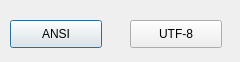
<?xml version="1.0" encoding="UTF-8"?>
<ui version="4.0">
 <class>Dialog</class>
 <widget class="QDialog" name="Dialog">
  <property name="geometry">
   <rect>
    <x>0</x>
    <y>0</y>
    <width>240</width>
    <height>62</height>
   </rect>
  </property>
  <property name="windowTitle">
   <string>Dialog</string>
  </property>
  <widget class="QPushButton" name="ansiButton">
   <property name="geometry">
    <rect>
     <x>10</x>
     <y>20</y>
     <width>92</width>
     <height>28</height>
    </rect>
   </property>
   <property name="text">
    <string>ANSI</string>
   </property>
  </widget>
  <widget class="QPushButton" name="utf8Button">
   <property name="geometry">
    <rect>
     <x>130</x>
     <y>20</y>
     <width>92</width>
     <height>28</height>
    </rect>
   </property>
   <property name="text">
    <string>UTF-8</string>
   </property>
  </widget>
 </widget>
 <resources/>
 <connections>
  <connection>
   <sender>ansiButton</sender>
   <signal>clicked()</signal>
   <receiver>Dialog</receiver>
   <slot>slotANSI()</slot>
   <hints>
    <hint type="sourcelabel">
     <x>55</x>
     <y>33</y>
    </hint>
    <hint type="destinationlabel">
     <x>119</x>
     <y>30</y>
    </hint>
   </hints>
  </connection>
  <connection>
   <sender>utf8Button</sender>
   <signal>clicked()</signal>
   <receiver>Dialog</receiver>
   <slot>slotUTF8()</slot>
   <hints>
    <hint type="sourcelabel">
     <x>175</x>
     <y>33</y>
    </hint>
    <hint type="destinationlabel">
     <x>119</x>
     <y>30</y>
    </hint>
   </hints>
  </connection>
 </connections>
 <slots>
  <slot>slotANSI()</slot>
  <slot>slotUTF8()</slot>
 </slots>
</ui>
